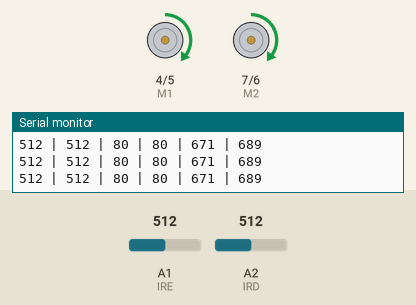
The sketch below on a simulated Arduino Uno, built with avr-gcc and run on an emulated ATmega328P. On the bench: direction and speed pins drawn as motors (green arrow = direction pin HIGH = forward, orange = LOW = backward, longer = more drive), the last lines printed to the serial monitor. The test bench sets the inputs (shaded band); at power-on: A1 (IRE) = 512, A2 (IRD) = 512.

Above: at 1.2 s.
1.3 s: A1 (IRE) set to 656
4.3 s: A1 (IRE) set to 684
At 5.5 s:
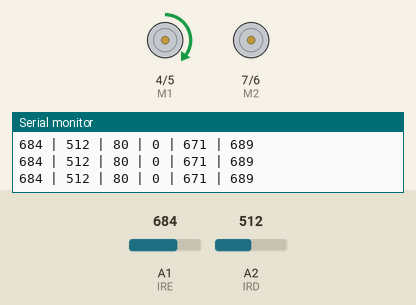
5.8 s: A2 (IRD) set to 674
8.8 s: A2 (IRD) set to 706
At 10.0 s:
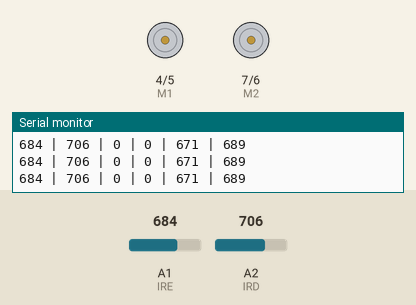
10.3 s: A1 (IRE) set to 511
At 11.5 s:
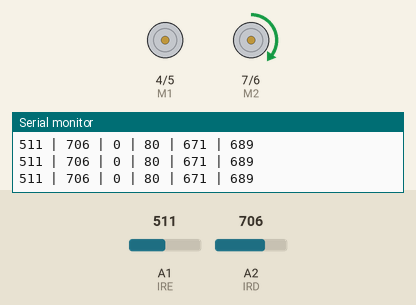
11.8 s: A1 (IRE) set to 716
At 12.8 s:
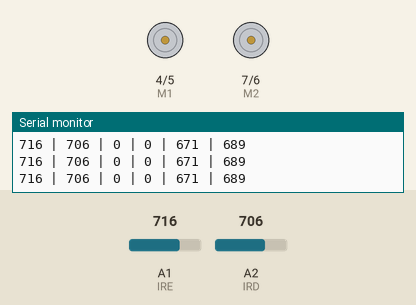
Timing chart, 0 to 14.3 s (numbered marks = the images above; inputs shaded):
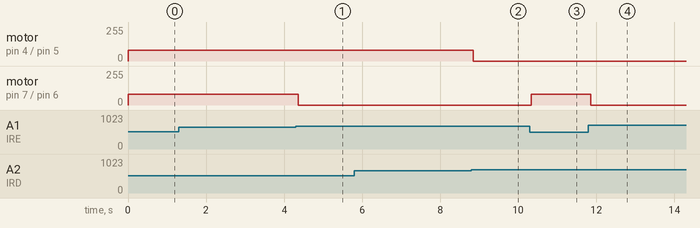

The sketch:

robo.ino
```cpp
// --- PINOS DE CONTROLO ---
int E1 = 5;  // M1 Speed Control
int E2 = 6;  // M2 Speed Control
int M1 = 4;  // M1 Direction Control
int M2 = 7;  // M1 Direction Control

int IRD = 2; // INFRAVERMELHO DIREITO
int IRE = 1; // INFRAVERMELHO ESQUERDO

// --- Constantes de calibracao ---

int velE = 50;
int velD = 50;
int velMax = 80;

int ME = 150;
int MD = 150;

int max_sensor_D = 739 - 50; // max lido - margem de 50
int max_sensor_E = 721 - 50; // max lido - margem de 50


// --- setup ---
void setup(void)
{
  Serial.begin(9600);


  int i;
  for(i=4;i<=7;i++) { pinMode(i, OUTPUT); }

  pinMode(IRD, INPUT);
  pinMode(IRE, INPUT);
}

void advance(char a,char b)
{
  analogWrite (E1,a);
  digitalWrite(M1,HIGH);
  analogWrite (E2,b);
  digitalWrite(M2,HIGH);
}

void turnaround()
{

}

double getDistance(uint16_t value)
{
  if (value < 16) value = 16;
  return 2076.0/(value - 11.0); // 2076.0 / ( 1024 - 11 ) tem de dar no min 2
                                // 2076.0 / ( 16 - 11 )   tem de dar no max 415,2
}


// -----------------------------------------------------------------------------------------
void loop ()
{
    int sensorD = analogRead(IRD);
    int sensorE = analogRead(IRE);

    Serial.print(sensorE);
    Serial.print(" | ");
    Serial.print(sensorD);
    Serial.print(" | ");

//  double proxD = getDistance(sensorD);
//  double proxE = getDistance(sensorE);
//    Serial.print(proxE);
//    Serial.print(" | ");
//    Serial.print(proxD);
//    Serial.print(" | ");

  int ME;
  int MD;

if (sensorE > max_sensor_E) MD = 0; else MD = velMax;
if (sensorD > max_sensor_D) ME = 0; else ME = velMax;


//  if (proxE < 5 || proxD < 5)
//  {
//    int ME = min(velMax, proxD);
//    int MD = min(velMax, proxE);
//  }
//  else
//  {
//    ME = 150;
//    MD = 150;
//  }

  // Serve apenas para ler os maximos dos sensores
//  if ( sensorD > max_sensor_D ) max_sensor_D = sensorD;
//  if ( sensorE > max_sensor_E ) max_sensor_E = sensorE;

  Serial.print(ME);
  Serial.print(" | ");
  Serial.print(MD);
  Serial.print(" | ");
  Serial.print(max_sensor_E);
  Serial.print(" | ");
  Serial.print(max_sensor_D);
  Serial.println();


  advance(ME,MD);
}
```

Measured:
- the behaviour switches between 671 and 672 on A1 (IRE) (found by bisection; images 0 and 1)
- the behaviour switches between 689 and 690 on A2 (IRD) (found by bisection; images 1 and 2)
- after the input at 4.3 s, motor on pin 7 (M2) / pin 6 (E2): forward 80/255 → stopped after 0.06 s
- after the input at 8.8 s, motor on pin 4 (M1) / pin 5 (E1): forward 80/255 → stopped after 0.05 s
- after the input at 10.3 s, motor on pin 7 (M2) / pin 6 (E2): stopped → forward 80/255 at once
- after the input at 11.8 s, motor on pin 7 (M2) / pin 6 (E2): forward 80/255 → stopped after 0.07 s
